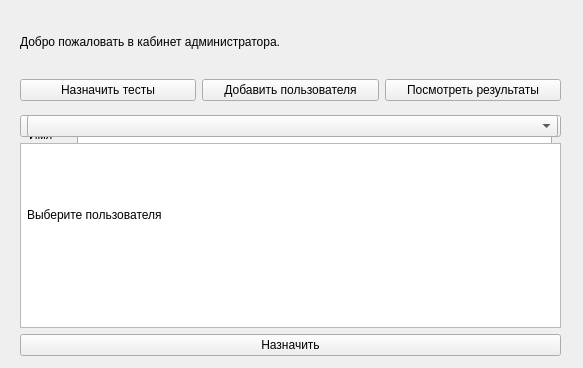
<?xml version="1.0" encoding="UTF-8"?>
<ui version="4.0">
 <class>admin_room</class>
 <widget class="QWidget" name="admin_room">
  <property name="geometry">
   <rect>
    <x>0</x>
    <y>0</y>
    <width>583</width>
    <height>368</height>
   </rect>
  </property>
  <property name="windowTitle">
   <string>Form</string>
  </property>
  <widget class="QWidget" name="layoutWidget">
   <property name="geometry">
    <rect>
     <x>20</x>
     <y>10</y>
     <width>541</width>
     <height>91</height>
    </rect>
   </property>
   <layout class="QVBoxLayout" name="verticalLayout">
    <item>
     <widget class="QLabel" name="label">
      <property name="text">
       <string>Добро пожаловать в кабинет администратора.</string>
      </property>
     </widget>
    </item>
    <item>
     <layout class="QHBoxLayout" name="horizontalLayout">
      <item>
       <widget class="QPushButton" name="appointPushButton">
        <property name="text">
         <string>Назначить тесты</string>
        </property>
       </widget>
      </item>
      <item>
       <widget class="QPushButton" name="addPushButton">
        <property name="text">
         <string>Добавить пользователя</string>
        </property>
       </widget>
      </item>
      <item>
       <widget class="QPushButton" name="showPushButton">
        <property name="text">
         <string>Посмотреть результаты</string>
        </property>
       </widget>
      </item>
     </layout>
    </item>
   </layout>
  </widget>
  <widget class="QWidget" name="addUserWidget" native="true">
   <property name="geometry">
    <rect>
     <x>20</x>
     <y>115</y>
     <width>541</width>
     <height>171</height>
    </rect>
   </property>
   <layout class="QVBoxLayout" name="verticalLayout_4">
    <item>
     <widget class="QWidget" name="addWidget_child" native="true">
      <layout class="QFormLayout" name="addLayout">
       <item row="0" column="0">
        <layout class="QVBoxLayout" name="verticalLayout_2">
         <item>
          <widget class="QLabel" name="setnamelabel">
           <property name="text">
            <string>Имя</string>
           </property>
          </widget>
         </item>
         <item>
          <widget class="QLabel" name="setstatuslabel">
           <property name="text">
            <string>Статус</string>
           </property>
          </widget>
         </item>
         <item>
          <widget class="QLabel" name="setloginlabel">
           <property name="text">
            <string>Логин</string>
           </property>
          </widget>
         </item>
         <item>
          <widget class="QLabel" name="setpasswordlabel">
           <property name="text">
            <string>Пароль</string>
           </property>
          </widget>
         </item>
        </layout>
       </item>
       <item row="0" column="1">
        <layout class="QVBoxLayout" name="verticalLayout_3">
         <item>
          <widget class="QLineEdit" name="nameLineEdit"/>
         </item>
         <item>
          <widget class="QComboBox" name="statusComboBox">
           <item>
            <property name="text">
             <string>Администратор</string>
            </property>
           </item>
           <item>
            <property name="text">
             <string>Испытуемый</string>
            </property>
           </item>
          </widget>
         </item>
         <item>
          <widget class="QLineEdit" name="loginLineEdit"/>
         </item>
         <item>
          <widget class="QLineEdit" name="passwordLineEdit"/>
         </item>
        </layout>
       </item>
      </layout>
     </widget>
    </item>
    <item>
     <widget class="QPushButton" name="addUserPushButton">
      <property name="text">
       <string>Добавить пользователя</string>
      </property>
     </widget>
    </item>
   </layout>
  </widget>
  <widget class="QWidget" name="assignWidget" native="true">
   <property name="geometry">
    <rect>
     <x>20</x>
     <y>115</y>
     <width>541</width>
     <height>241</height>
    </rect>
   </property>
   <layout class="QVBoxLayout" name="verticalLayout_5">
    <item>
     <widget class="QComboBox" name="userChooseComboBox"/>
    </item>
    <item>
     <widget class="QListWidget" name="testChooseWidget">
      <property name="selectionMode">
       <enum>QAbstractItemView::MultiSelection</enum>
      </property>
     </widget>
    </item>
    <item>
     <widget class="QPushButton" name="assignPushButton">
      <property name="text">
       <string>Назначить</string>
      </property>
     </widget>
    </item>
   </layout>
  </widget>
  <widget class="QWidget" name="resultWidget" native="true">
   <property name="geometry">
    <rect>
     <x>27</x>
     <y>115</y>
     <width>531</width>
     <height>171</height>
    </rect>
   </property>
   <layout class="QVBoxLayout" name="verticalLayout_6">
    <item>
     <widget class="QComboBox" name="resultChooseComboBox"/>
    </item>
    <item>
     <widget class="QLabel" name="result_label">
      <property name="text">
       <string>Выберите пользователя</string>
      </property>
      <property name="wordWrap">
       <bool>true</bool>
      </property>
     </widget>
    </item>
   </layout>
  </widget>
 </widget>
 <resources/>
 <connections/>
</ui>
